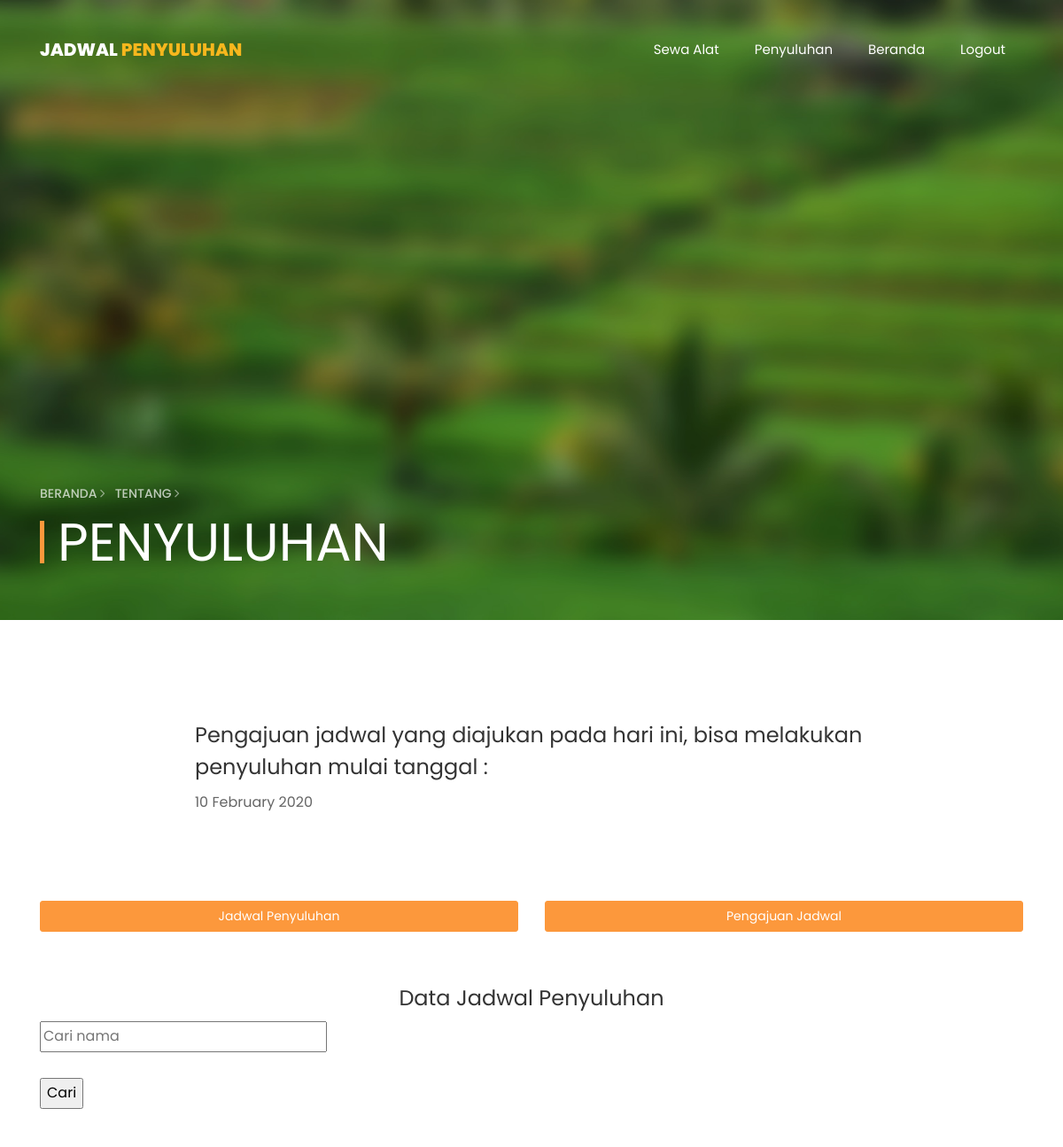
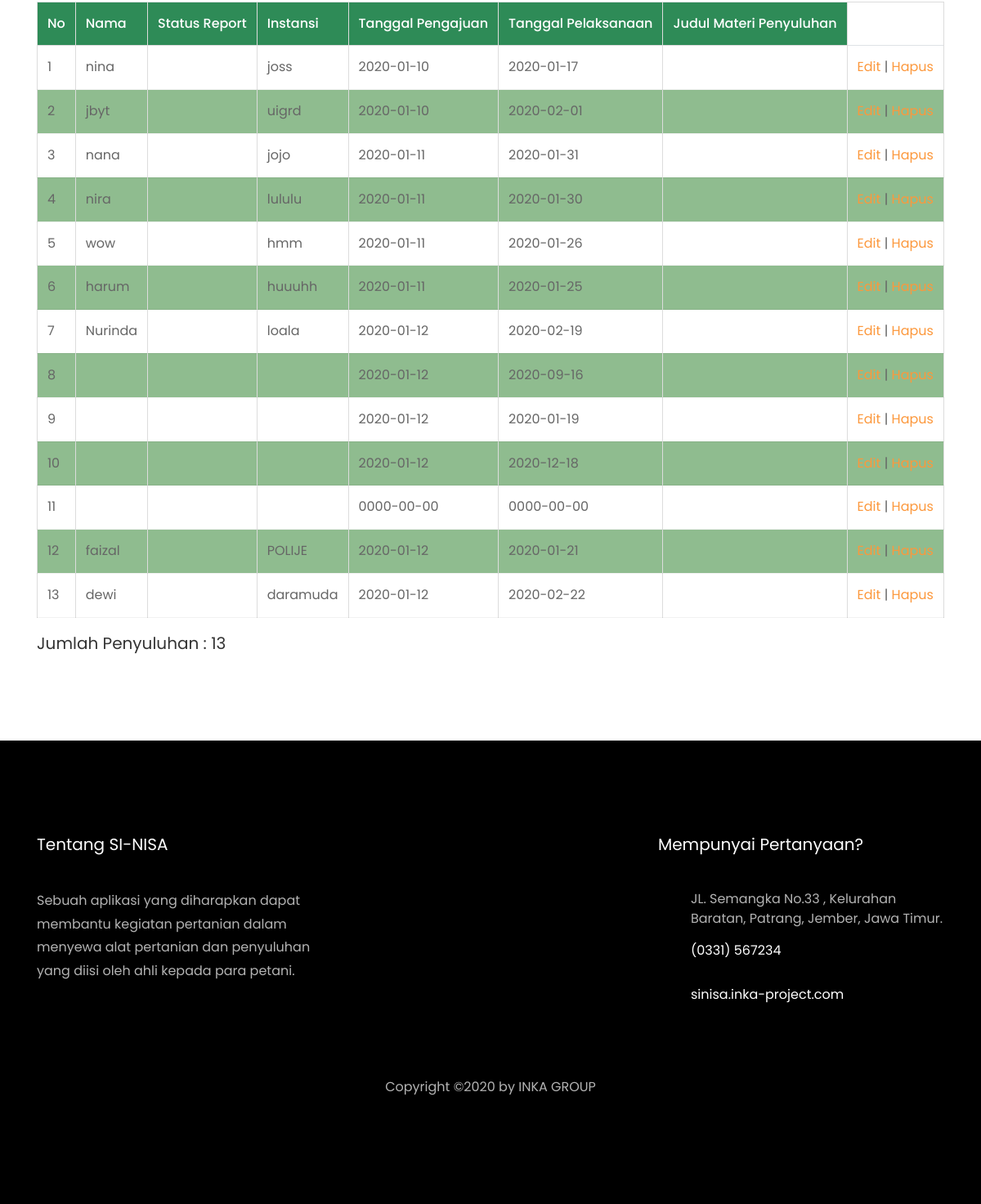
/penyuluhan/admin/jadwal_penyuluhan_admin.php, run on the app's committed database (2 pictures, top to bottom).
### tables this page shows
CREATE TABLE `penyuluhan` (
  `id` int(11) NOT NULL,
  `nama` varchar(50) NOT NULL,
  `nama_instansi` varchar(50) NOT NULL,
  `status` varchar(20) NOT NULL,
  `tanggal_input` date NOT NULL,
  `tanggal_output` date NOT NULL
);

### penyuluhan/admin/jadwal_penyuluhan_admin.php (the view, shortened to what this page needs)
<?php
    if(isset($_POST['search'])){
        $valueToSearch=$_POST['valueToSearch'];
        $query="SELECT * FROM penyuluhan WHERE nama LIKE '%$valueToSearch%' OR nama_instansi LIKE '%$valueToSearch%'";
        $query_mysql = filterTable($query);
    }
    else {
        $query = "SELECT * FROM penyuluhan";
        $query_mysql = filterTable($query);
    }
    function filterTable($query) {
    include "../koneksi.php";
    $filter_Result = mysqli_query($host,$query);
    return $filter_Result;
    }
?>
<!DOCTYPE html>
<html lang="en">
  <head>
    <link rel="stylesheet" href="../../sewaalat/css/open-iconic-bootstrap.min.css">
    <link rel="stylesheet" href="../../sewaalat/css/animate.css">
    <link rel="stylesheet" href="../../sewaalat/css/owl.carousel.min.css">
    <link rel="stylesheet" href="../../sewaalat/css/owl.theme.default.min.css">
    <link rel="stylesheet" href="../../sewaalat/css/magnific-popup.css">
    <link rel="stylesheet" href="../../sewaalat/css/aos.css">
    <link rel="stylesheet" href="../../sewaalat/css/ionicons.min.css">
    <link rel="stylesheet" href="../../sewaalat/css/bootstrap-datepicker.css">
    <link rel="stylesheet" href="../../sewaalat/css/jquery.timepicker.css">
    <link rel="stylesheet" href="../../sewaalat/css/flaticon.css">
    <link rel="stylesheet" href="../../sewaalat/css/icomoon.css">
    <link rel="stylesheet" href="../../sewaalat/css/style.css">
  </head>
  <body>
	  <nav class="navbar navbar-expand-lg navbar-dark ftco_navbar bg-dark ftco-navbar-light" id="ftco-navbar">
	    <div class="container">
	      <a class="navbar-brand" href="">JADWAL <span>PENYULUHAN</span></a>
	      <div class="collapse navbar-collapse" id="ftco-nav">
	        <ul class="navbar-nav ml-auto">
	          <li class="nav-item"><a href="../../sewaalat/sewa.php" class="nav-link">Sewa Alat</a></li>
            <li class="nav-item"><a href="cobaindexpenyuluhan.php" class="nav-link">Penyuluhan</a></li>
            <li class="nav-item"><a href="../../index.php" class="nav-link">Beranda</a></li>
            <li class="nav-item"><a href="../../logout.php" class="nav-link">Logout</a></li>
	        </ul>
	      </div>
	    </div>
	  </nav>
    <section class="hero-wrap hero-wrap-2 js-fullheight" style="background-image: url('../../beranda/images/sawahblur.jpg');" data-stellar-background-ratio="0.5">
      <div class="overlay"></div>
      <div class="container">
        <div class="row no-gutters slider-text js-fullheight align-items-end justify-content-start">
          <div class="col-md-9 ftco-animate pb-5">
          	<p class="breadcrumbs"><span class="mr-2"><a href="../../index.php">Beranda <i class="ion-ios-arrow-forward"></i></a></span> <span><a href="../beranda/../about.php">Tentang <i class="ion-ios-arrow-forward"></i></a></span></p>
            <h1 class="mb-3 bread">PENYULUHAN</h1>
          </div>
        </div>
      </div>
    </section>
    <section class="ftco-section">
    	<div class="container">
      <div class="row d-flex mb-5 contact-info justify-content-center">
        	<div class="col-md-8">
        		<div class="row mb-5">
              <tr>
              <p><h4>Pengajuan jadwal yang diajukan pada hari ini, bisa melakukan penyuluhan mulai tanggal :
              </h4></p>
              <?php echo date('d F Y',strtotime("+7 day")); ?>
              </tr>
            </div>
          </div>
    	</div>
        <div class="row">
            <div class="col-md-6">
                <a href="cobajadwal.php" type=button class="btn btn-primary btn-block">Jadwal Penyuluhan</a>
            </div>
            <div class="col-md-6">
                <a href="cobapengajuan.php" button class="btn btn-primary btn-block">Pengajuan Jadwal</a><br><br>
            </div>
        </div>
        <div class="table-responsive">
            <table id="recent-purchases-listing" class="table">
            <link rel="stylesheet" href="../../beranda/css/csscoba.css">
                <thead>
                <center><h4>Data Jadwal Penyuluhan</h4></center>
                <form action="cobaindexpenyuluhan.php" method="post">
                    <input type="text" name="valueToSearch" placeholder="Cari nama"><br><br>
                    <input type="submit" name="search" value="Cari"><br><br>
                </form>
                    <table border="1" class="table">
                        <tr>
                            <th>No</th>
                            <th>Nama</th>
                            <th>Status Report</th>
                            <th>Instansi</th>
                            <th>Tanggal Pengajuan</th>
                            <th>Tanggal Pelaksanaan</th>
                            <th>Judul Materi Penyuluhan</th>
                        </tr>
                        <?php
                        $nomor = 1;
                        while($data = mysqli_fetch_assoc($query_mysql)){
                        ?>
                        <tr>
                            <td><?php echo $nomor++; ?></td>
                            <td><?php echo $data['nama']; ?></td>
                            <td><?php echo $data['status']; ?></td>
                            <td><?php echo $data['nama_instansi']; ?></td>
                            <td><?php echo $data['tanggal_input']; ?></td>
                            <td><?php echo $data['tanggal_output']; ?></td>
                            <td><?php echo $data['materi']; ?></td>
                            <td>
                                <a class="edit" href="../admin/fungsi.php?id=<?php echo $data['id']; ?>">Edit</a> |
                                <a class="hapus" href="../admin/hapus_admin.php?id=<?php echo $data['id']; ?>">Hapus</a>
                            </td>
                        </tr>
                        <?php } ?>
                    </table>
                        <h5>Jumlah Penyuluhan : <?php echo $nomor-1; ?> </h5>
                </thead>
            </table>
        </div>
      </div>
    </section>
    <footer class="ftco-footer ftco-bg-dark ftco-section">
      <div class="container">
        <div class="row mb-5">
          <div class="col-md">
            <div class="ftco-footer-widget mb-4">
              <h2 class="ftco-heading-2">Tentang SI-NISA</h2>
              <p>Sebuah aplikasi yang diharapkan dapat membantu kegiatan pertanian dalam menyewa alat pertanian dan penyuluhan yang diisi oleh ahli kepada para petani.</p>
            </div>
          </div>
          <div class="col-md"></div>
          <div class="col-md">
            <div class="ftco-footer-widget mb-4">
            	<h2 class="ftco-heading-2">Mempunyai Pertanyaan?</h2>
            	<div class="block-23 mb-3">
	              <ul>
	                <li><span class="icon icon-map-marker"></span><span class="text">JL. Semangka No.33 , Kelurahan Baratan, Patrang, Jember, Jawa Timur.</span></li>
	                <li><a><span class="icon icon-phone"></span><span class="text"> (0331) 567234</span></a></li>
	                <li><a><span class="icon icon-envelope"></span><span class="text">sinisa.inka-project.com</span></a></li>
	              </ul>
	            </div>
            </div>
          </div>
        </div>
        <div class="row">
          <div class="col-md-12 text-center">
            <p>
   Copyright &copy;<script>document.write(new Date().getFullYear());</script> by <a href="" target="_blank">INKA GROUP</a>
  </p>
          </div>
        </div>
      </div>
    </footer>
  </body>
</html>

### sewaalat/css/icomoon.css (style rules this page uses)
[class^="icon-"], [class*=" icon-"] { font-family: 'icomoon' !important; speak: none; font-style: normal; font-weight: normal; font-variant: normal; text-transform: none; line-height: 1; -webkit-font-smoothing: antialiased; -moz-osx-font-smoothing: grayscale; }
.icon-map-marker:before { content: "\f041"; }
.icon-phone:before { content: "\f095"; }
.icon-envelope:before { content: "\f0e0"; }

### beranda/css/csscoba.css (style rules this page uses)
table { border-collapse: collapse; width: 35%; }
table, th, td { border: 1px solid gainsboro; padding: 5px 1; }
th { background-color: seagreen; color: white; }
tr:nth-child(odd) { background-color: darkseagreen; }

### data on the page
penyuluhan: nama "nina", nama_instansi "joss", tanggal_input "2020-01-10", tanggal_output "2020-01-17"
penyuluhan: nama "jbyt", nama_instansi "uigrd", tanggal_input "2020-01-10", tanggal_output "2020-02-01"
penyuluhan: nama "nana", nama_instansi "jojo", tanggal_input "2020-01-11", tanggal_output "2020-01-31"
penyuluhan: nama "nira", nama_instansi "lululu", tanggal_input "2020-01-11", tanggal_output "2020-01-30"
penyuluhan: nama "wow", nama_instansi "hmm", tanggal_input "2020-01-11", tanggal_output "2020-01-26"
penyuluhan: nama "harum", nama_instansi "huuuhh", tanggal_input "2020-01-11", tanggal_output "2020-01-25"
penyuluhan: nama "Nurinda", nama_instansi "loala", tanggal_input "2020-01-12", tanggal_output "2020-02-19"
penyuluhan: tanggal_input "2020-01-12", tanggal_output "2020-09-16"
penyuluhan: tanggal_input "2020-01-12", tanggal_output "2020-01-19"
penyuluhan: tanggal_input "2020-01-12", tanggal_output "2020-12-18"
penyuluhan: tanggal_input "0000-00-00", tanggal_output "0000-00-00"
penyuluhan: nama "faizal", nama_instansi "POLIJE", tanggal_input "2020-01-12", tanggal_output "2020-01-21"
penyuluhan: nama "dewi", nama_instansi "daramuda", tanggal_input "2020-01-12", tanggal_output "2020-02-22"

### other printed values
$nomor-1 "13"
